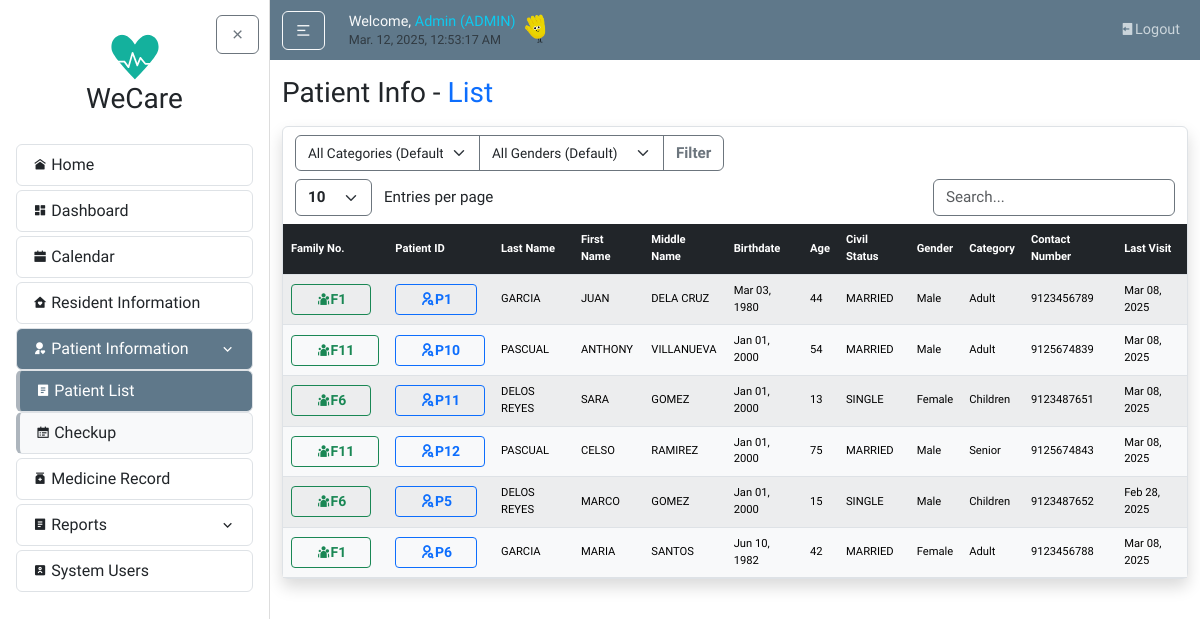
The app's page /patients/ (signed in), older data.
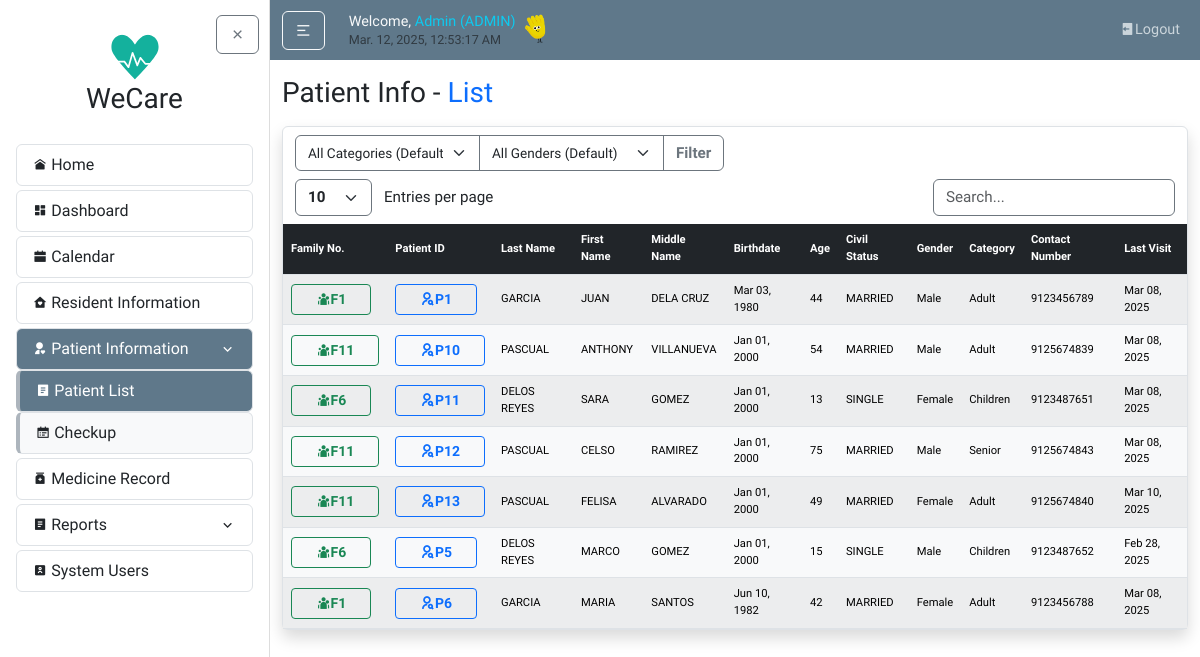
The same page, newer data.
### users/models.py (models this page shows, shortened)
class UserProfile(models.Model):
    USER_TYPE_CHOICES = [
        ('BHW', 'Barangay Health Worker'),
        ('BRGY-STAFF', 'Barangay Staff'),
        ('DOCTOR', 'Doctor'),
        ('ADMIN', 'Admin'),
        ('ROOT', 'Root'),
    ]
    STATUS_CHOICES = [
        ('ACTIVE', 'Active'),
        ('INACTIVE', 'Inactive'),
    ]
    user = models.OneToOneField(User, on_delete=models.CASCADE)
    userrole = models.CharField(max_length=10, choices=USER_TYPE_CHOICES, default='BHW')
    status = models.CharField(max_length=8, choices=STATUS_CHOICES, default='ACTIVE')
    created_by = models.ForeignKey(User, related_name='created_user_profiles', on_delete=models.SET_NULL, null=True, blank=True)

### patientInfo/models.py (models this page shows, shortened)
class Patient(models.Model):
    patientID = models.CharField(max_length=10, unique=True, editable=False, default="P0")
    resident = models.OneToOneField(Resident, on_delete=models.CASCADE)
    @property
    def last_visit_date(self):
        latest_record = self.medical_records.order_by('-last_visited').first()
        return latest_record.last_visited if latest_record else None

class MedicalRecord(models.Model):
    patient = models.ForeignKey(Patient, on_delete=models.CASCADE, related_name="medical_records")
    concern = models.CharField(max_length=255)
    description = models.TextField(null=True, blank=True)
    last_visited = models.DateField()

### residentInfo/models.py (models this page shows, shortened)
class Resident(models.Model):
    id = models.CharField(max_length=10, primary_key=True, editable=False)
    family = models.ForeignKey(Family, on_delete=models.CASCADE, related_name='residents', null=True)
    last_name = models.CharField(max_length=100, default="--")
    first_name = models.CharField(max_length=100, default="--")
    middle_name = models.CharField(max_length=100, blank=True, null=True, default="--")
    relationship_to_head = models.CharField(max_length=50, default="--")
    birthdate = models.DateField(default=datetime.date(2000, 1, 1))
    age = models.PositiveIntegerField(default=0)
    civil_status = models.CharField(max_length=50, default="--")
    gender = models.CharField(max_length=20, choices=GENDER_CHOICES, default="Male")
    category = models.CharField(max_length=20, choices=CATEGORY_CHOICES, default='N/A')
    present_address = models.CharField(max_length=255, default="--")
    contact_number = models.CharField(max_length=20, default="--")
    date_updated = models.DateTimeField(auto_now=True)

class Family(models.Model):
    family_no = models.CharField(max_length=10, primary_key=True, editable=False)
    date_updated = models.DateTimeField(auto_now=True)

### users/decorators.py (the view)
        def wrapper(request, *args, **kwargs):
            try:
                profile = request.user.userprofile
                if profile.userrole in allowed_roles:
                    return view_func(request, *args, **kwargs)
                else:
                    messages.warning(
                        request,
                        f"You don't have permission to access the {module_name} module."
                    )
                    return redirect('home')
            except UserProfile.DoesNotExist:
                messages.warning(
                    request,
                    f"Complete your profile to access the {module_name} module."
                )
                return redirect('home')

### patientInfo/templates/patientInfo/patient_list.html (shortened to what this page needs)
{% extends "home/layout.html" %}
{% load static %}
{% block body %}
<h3 class="mb-3">Patient Info - <span class="text-primary">List</span></h3>
<article class="content-section border rounded p-0 shadow">
    <div class="container">
      <div class="row mt-2">
        <div class="col-auto">
          <form method="get" action="">
            <div class="input-group">
                <select name="category" class="form-select border-secondary" style="cursor: pointer; vertical-align: middle; font-size: calc(0.7rem + 0.2vw);">
                  <option value="" {% if not request.GET.category %}selected{% endif %}>All Categories (Default)</option>
                </select>
                <select name="gender" class="form-select border-secondary" style="cursor: pointer; vertical-align: middle; font-size: calc(0.7rem + 0.2vw);">
                  <option value="" {% if not request.GET.gender %}selected{% endif %}>All Genders (Default)</option>
                </select>
                <button type="submit" class="btn btn-outline-secondary fw-bold" style="font-size: calc(0.8rem + 0.2vw);">Filter</button>
            </div>
          </form>
        </div>
      </div>
      <div class="row mt-2">
        <div class="col-auto">
          <select id="customEntries" class="form-select d-inline w-auto border-secondary fw-bold" style="font-size: calc(0.8rem + 0.2vw); cursor: pointer; vertical-align: middle;">
            <option value="10">10</option>
          </select>
          <span class="d-inline ms-2" style="font-size: calc(0.8rem + 0.2vw); vertical-align: middle;">Entries per page</span>
        </div>
        <div class="col-auto ms-auto">
          <input type="text" id="searchBar" class="form-control d-inline w-auto border-secondary" placeholder="Search..." style="font-size: calc(0.8rem + 0.2vw); vertical-align: middle;">
        </div>
      </div>
    </div>
    <div class="table-responsive mt-2">
        <table id="dataTable" class="table table-light table-striped text-center m-0 projectTables">
        <thead class="table-dark">
          <tr>
            <th class="text-start">Family No.</th>
            <th class="text-start">Patient ID</th>
            <th class="text-start">Last Name</th>
            <th class="text-start">First Name</th>
            <th class="text-start">Middle Name</th>
            <th class="text-start">Birthdate</th>
            <th class="text-start">Age</th>
            <th class="text-start">Civil Status</th>
            <th class="text-start">Gender</th>
            <th class="text-start">Category</th>
            <th class="text-start">Contact Number</th>
            <th class="text-start">Last Visit</th>
          </tr>
        </thead>
        <tbody>
            {% for patient in patients %}
            <tr>
                <td class="text-start">
                  {% if request.user.userprofile.userrole in '[BRGY-STAFF]' %}
                  <a href="{% url 'family-update' patient.resident.family.family_no %}"
                  class="btn btn-sm btn-outline-success fw-bold px-4">
                    <i class="ri-edit-2-line"></i>{{ patient.resident.family.family_no }}
                  </a>
                  {% else %}
                    <a href="{% url 'family-detail' patient.resident.family.family_no %}" class="btn btn-sm btn-outline-success fw-bold px-4 text-center"><i class="ri-team-fill"></i>{{ patient.resident.family.family_no }}</a>
                  {% endif %}
                </td>
                <td class="text-start">
                  <a href="{% url 'patient-detail' patient.patientID %}" class="btn btn-sm btn-outline-primary fw-bold px-4">
                    <i class="ri-user-search-line"></i>{{ patient.patientID }}
                  </a>
                </td>
                <td class="text-start">{{ patient.resident.last_name }}</td>
                <td class="text-start">{{ patient.resident.first_name }}</td>
                <td class="text-start">{{ patient.resident.middle_name }}</td>
                <td class="text-start">{{ patient.resident.birthdate|date:"M d, Y" }}</td>
                <td class="text-start">{{ patient.resident.age }}</td>
                <td class="text-start">{{ patient.resident.civil_status }}</td>
                <td class="text-start">{{ patient.resident.gender }}</td>
                <td class="text-start">{{ patient.resident.category }}</td>
                <td class="text-start">{{ patient.resident.contact_number }}</td>
                <td class="text-start">
                  {% if patient.last_visit_date %}
                    {{ patient.last_visit_date|date:"M d, Y" }}
                  {% else %}
                    --
                  {% endif %}
                </td>
            </tr>
            {% endfor %}
        </tbody>
        </table>
    </div>
</article>
{% endblock body %}

### home/templates/home/layout.html (shortened to what this page needs)
{% load static %}
<!DOCTYPE html>
<html lang="en">
<head>
  <link rel="stylesheet" type="text/css" href="{% static 'home/main.css' %}">
  <link href="https://cdn.jsdelivr.net/npm/bootstrap@5.3.3/dist/css/bootstrap.min.css" rel="stylesheet">
  <link rel="stylesheet" href="https://cdnjs.cloudflare.com/ajax/libs/remixicon/4.6.0/remixicon.css">
  <link rel="stylesheet" href="//cdn.datatables.net/2.2.2/css/dataTables.dataTables.min.css">
  <link rel="stylesheet" href="https://cdn.jsdelivr.net/npm/flatpickr/dist/flatpickr.min.css">
</head>
<body>
  {% include "home/sidebar.html" %}
    <div id="content-wrapper" class="flex-grow-1">
      <header class="site-header">
        <nav class="navbar navbar-expand-md navbar-dark bg-steel">
          <div class="container">
            <div class="navbar-nav align-items-xl-center">
              <button id="sidebarToggle" class="btn btn-outline-light me-3 my-auto">
                <i class="ri-menu-2-line"></i>
              </button>
            </div>
            <div class="ms-2 me-auto">
              <h5 class="d-flex align-items-end gap-1 mb-1">
                  <span class="text-light nav-font">
                      {% if user.is_authenticated %}Welcome, <span class="text-info">{{ request.user }} ({{ request.user.userprofile.userrole }})</span> <br>{% endif %}
                      <small id="clock" class="my-auto text-muted text-light"></small>
                  </span>
                  <span><img src="{% static 'home/images/hand.gif' %}" alt="" style="height: 2em; width: auto; vertical-align: middle;"></span>
              </h5>
            </div>
            <div class="navbar-nav ms-auto nav-font">
              {% if user.is_authenticated %}
                <a class="nav-item nav-link" href="{% url "logout" %}"><i class="ri-logout-box-fill "></i>Logout</a>
              {% endif %}
            </div>
          </div>
        </nav>
      </header>
      <main id="main-content" role="main" class="container mt-3">
          <div class="row">
            <div class="col">
              {% block body %}{% endblock %}
            </div>
          </div>
      </main>
    </div>
  </div>
</body>
</html>

### home/templates/home/sidebar.html (shortened to what this page needs)
{% load static %}
  <div id="page-wrapper" class="d-flex" style="min-height: 100vh;">
    <div id="sidebar" class="sidebar active">
      <div class="p-3" style="position: relative;">
        <button id="sidebarClose" class="btn btn-outline-secondary m-0" style="position: absolute!important; top: 15px!important; right: 10px!important;">
          <i class="ri-close-line"></i>
        </button>
        <div class="sidebar-logo p-3 text-center">
          <a href="{% url "home" %}" class="nav-link">
              <img src="{% static 'home/images/WeCareLogo.svg' %}" alt="Logo" class="img-fluid logo-small">
              <h3 class="">WeCare</h3>
          </a>
        </div>
        <ul class="list-group my-1">
          <a href="{% url "home" %}" class="nav-link {% if request.path == '/' %}active{% endif %} rounded">
            <li class="list-group-item d-flex align-items-center menu-item">
              <i class="ri-home-9-fill me-1 menu-icons"></i>Home
            </li>
          </a>
        </ul>
        <ul class="list-group my-1">
            <a href="{% url "dashboard" %}" class="nav-link {% if '/dashboard/' in request.path %}active{% endif %} rounded">
              <li class="list-group-item d-flex align-items-center menu-item">
                <i class="ri-dashboard-fill me-1 menu-icons"></i>Dashboard
              </li>
            </a>
        </ul>
        {% if request.user.userprofile.userrole in "[ADMIN,BHW,DOCTOR]" %}
        <ul class="list-group my-1">
          <a href="{% url "checkup-calendar" %}" class="nav-link {% if '/checkup-calendar/' in request.path %}active{% endif %} rounded">
            <li class="list-group-item d-flex align-items-center menu-item">
              <i class="ri-calendar-fill me-1 menu-icons"></i>Calendar
            </li>
          </a>
        </ul>
        {% endif %}
        {% if request.user.userprofile.userrole in '[ADMIN,BRGY-STAFF,BHW]' %}
        <ul class="list-group my-1">
          <a href="{% url "resident-list" %}" class="nav-link {% if '/residents/' in request.path %}active{% endif %} rounded">
            <li class="list-group-item d-flex align-items-center menu-item">
              <i class="ri-home-heart-fill me-1 menu-icons"></i>Resident Information
            </li>
          </a>
        </ul>
        {% endif %}
        <ul class="list-group my-1">
            <a class="nav-link rounded patient-nav-toggle {% if '/patients/' in request.path or '/scheduled-checkup/' in request.path %}active{% endif %}" href="#" id="patientToggle">
            <li class="list-group-item d-flex align-items-center menu-item">
              <i class="ri-user-heart-fill me-1 menu-icons"></i>
              <span>Patient Information</span>
              <i class="ri-arrow-down-s-line ms-auto"></i>
            </li>
            </a>
            <div class="collapse {% if '/patients/' in request.path or '/scheduled-checkup/' in request.path %}show{% endif %}" id="patientDropdown">
            <a href="{% url "patient-list" %}" class="nav-link rounded patient-nav-item {% if '/patients/' in request.path %}active{% endif %}">
              <li class="list-group-item d-flex align-items-center menu-item">
              <i class="ri-file-list-2-fill me-1 menu-icons"></i>
                Patient List
              </li>
            </a>
            {% if request.user.userprofile.userrole in "[ADMIN,BHW,DOCTOR]" %}
            <a href="{% url "scheduled-checkup-list" %}" class="nav-link {% if '/scheduled-checkup/' in request.path %}active{% endif %} rounded patient-nav-item">
              <li class="list-group-item d-flex align-items-center menu-item">
              <i class="ri-calendar-todo-fill me-1 menu-icons"></i>
              Checkup
              </li>
            </a>
            {% endif %}
            </div>
        </ul>
        {% if request.user.userprofile.userrole in "[ADMIN,BHW,DOCTOR]" %}
        <ul class="list-group my-1">
          <a href="{% url "medicine-list" %}" class="nav-link rounded {% if '/medicines/' in request.path %}active{% endif %}">
            <li class="list-group-item d-flex align-items-center menu-item">
            <i class="ri-medicine-bottle-fill me-1 menu-icons"></i>
              Medicine Record
            </li>
          </a>
        </ul>
        {% endif %}
        <ul class="list-group my-1">
          <a class="nav-link rounded patient-nav-toggle {% if '/reports/' in request.path %}active{% endif %}" href="#" id="reportsToggle">
          <li class="list-group-item d-flex align-items-center menu-item">
            <i class="ri-file-list-2-fill me-1 menu-icons"></i>
            <span>Reports</span>
            <i class="ri-arrow-down-s-line ms-auto"></i>
          </li>
          </a>
        </ul>
        {% if request.user.userprofile.userrole in 'ADMIN' %}
        <ul class="list-group my-1">
          <a href="{% url "account-list" %}" class="nav-link {% if '/users/' in request.path %}active{% endif %} rounded">
            <li class="list-group-item d-flex align-items-center menu-item">
              <i class="ri-account-box-2-fill me-1 menu-icons"></i>System Users
            </li>
          </a>
        </ul>
        {% endif %}
      </div>
    </div>

### home/templates/home/deletePopUp.html (shortened to what this page needs)
{% load static %}

Row changes from the older to the newer data that the page shows:
added Patient: resident.family.family_no "F11", patientID "P13", resident.last_name "PASCUAL", resident.first_name "FELISA", resident.middle_name "ALVARADO", resident.birthdate "Jan 01, 2000", resident.age "49", resident.civil_status "MARRIED", resident.gender "Female", resident.category "Adult", resident.contact_number "9125674840", last_visit_date "Mar 10, 2025"
